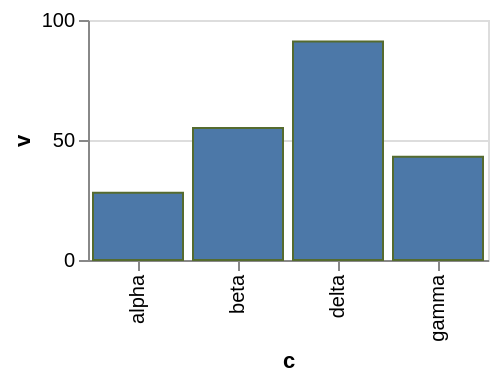

The specification (Vega-Lite) saved for this image:
### Vega-Lite specification from a JSON file in a GitHub repository (floating-point values rounded to 4 significant figures)
{"$schema": "https://vega.github.io/schema/vega-lite/v6.json", "width": 200, "height": 120, "data": {"values": [{"c": "alpha", "v": 28, "w": 3, "t": "2024-01-07"}, {"c": "beta", "v": 55, "w": 7, "t": "2024-03-19"}, {"c": "gamma", "v": 43, "w": 5, "t": "2024-06-02"}, {"c": "delta", "v": 91, "w": 9, "t": "2024-09-11"}]}, "mark": "bar", "encoding": {"x": {"field": "c", "type": "nominal"}, "y": {"field": "v", "type": "quantitative"}}, "config": {"mark": {"stroke": "darkolivegreen"}}}
